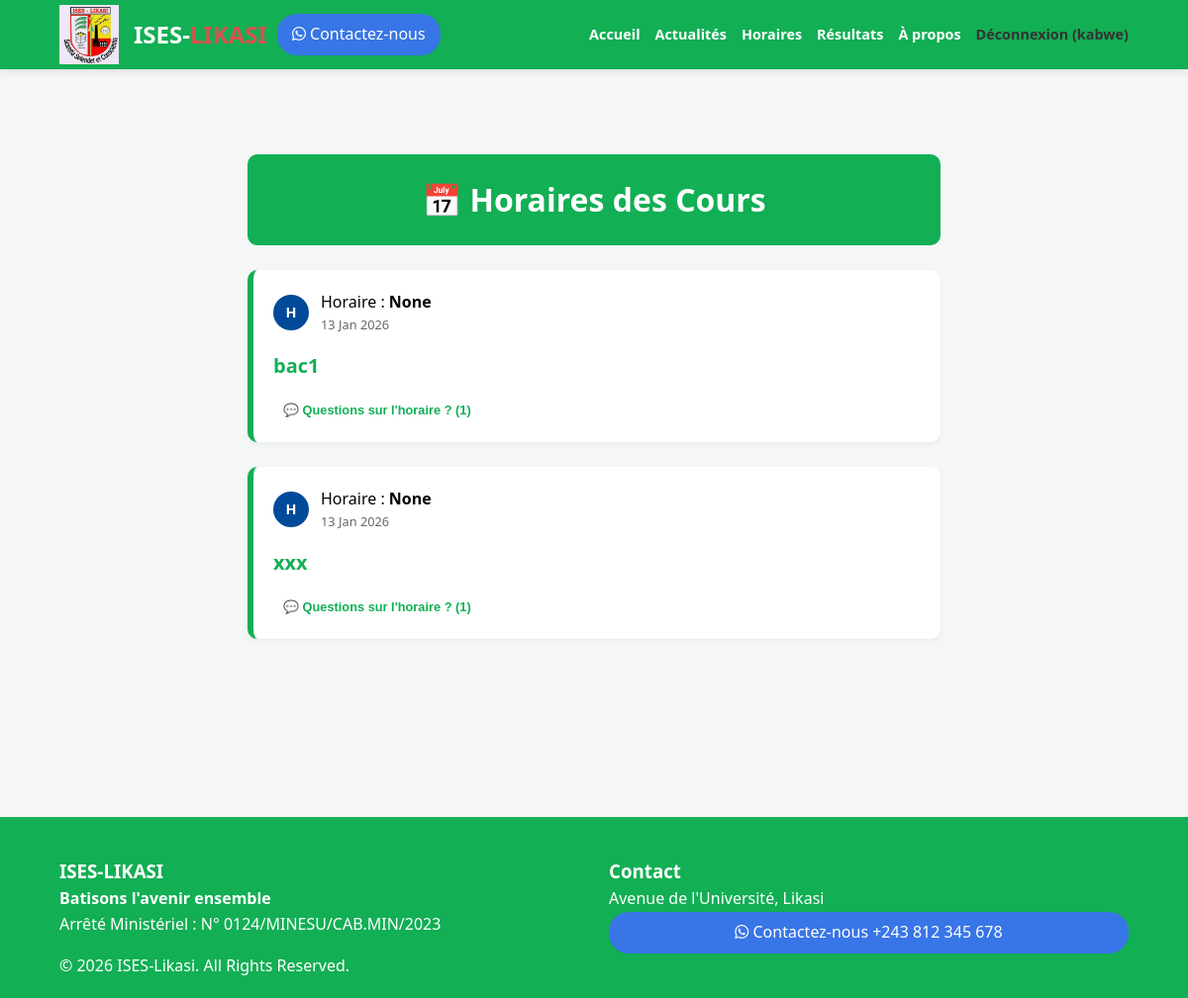
The page /schedules/ (signed in) on the database its author committed.
### portal/models.py (models this page shows)
class Post(models.Model):
    POST_TYPES = (
        ('GENERAL', 'Publication Générale'),
        ('NEWS', 'Communiqué Officiel'),
        ('SCHEDULE', 'Horaire de Cours'),
    )
    author = models.ForeignKey(User, on_delete=models.CASCADE)
    post_type = models.CharField(max_length=10, choices=POST_TYPES, default='GENERAL')
    title = models.CharField(max_length=200)
    content = models.TextField()
    promotion = models.ForeignKey(Promotion, on_delete=models.CASCADE, blank=True, null=True)
    image = models.ImageField(upload_to='posts/', blank=True, null=True)
    video = models.FileField(upload_to='videos/', blank=True, null=True)
    document_pdf = models.FileField(upload_to='documents/', blank=True, null=True)
    created_at = models.DateTimeField(auto_now_add=True)
    likes = models.ManyToManyField(User, related_name='post_likes', blank=True)

### portal/views.py (the view)
# urls.py: path('schedules/', views.schedules_view, name='schedules'),
def schedules_view(request):
    posts = Post.objects.filter(post_type='SCHEDULE').order_by('-created_at')
    return render(request, 'portal/schedules.html', {'posts': posts})

### portal/templates/portal/schedules.html (shortened to what this page needs)
{% extends 'portal/base.html' %}
{% block content %}
<div class="feed-container">
    <div class="page-header-box" style="background: var(--blue); color: white; padding: 20px; border-radius: 10px; margin-bottom: 25px; text-align: center;">
        <h1>📅 Horaires des Cours</h1>
    </div>
    {% for post in posts %}
    <div class="post-card" style="border-left: 6px solid var(--blue);">
        <div class="post-header-meta">
            <div class="fb-avatar">H</div>
            <div class="post-info">
                <span class="post-author-name">Horaire : <strong>{{ post.promotion }}</strong></span>
                <span class="post-date">{{ post.created_at|date:"d M Y" }}</span>
            </div>
        </div>
        <div class="post-content">
            <h2 class="post-title">{{ post.title }}</h2>
        </div>
        <div class="fb-comments-wrapper" style="margin-top: 15px;">
            <button type="button" class="interaction-btn" onclick="toggleComments('{{ post.id }}')" style="font-size: 0.8rem; color: var(--blue);">
                💬 Questions sur l'horaire ? ({{ post.comments.count }})
            </button>
        </div>
    </div>
    {% endfor %}
</div>
{% endblock %}

### portal/templates/portal/base.html (shortened to what this page needs)
{% load static %}
<!DOCTYPE html>
<html lang="fr">
<head>
    <link rel="stylesheet" href="{% static 'portal/css/style.css' %}">
    <link rel="stylesheet" href="https://cdnjs.cloudflare.com/ajax/libs/font-awesome/6.5.2/css/all.min.css">
</head>
<body>
    <div class="top-bar">
        <span>📧 infos@ises-likasi.ac.cd</span>
        <span>📍 Likasi, Haut-Katanga, RDC</span>
    </div>
    <nav class="navbar">
        <div class="nav-container">
            <div class="logo-container">
                <img src="{% static 'portal/images/logo.jpg' %}" alt="Ises logo" class="logo-image">
                <h1 class="logo">ISES-<span>LIKASI</span></h1>
                <div class="whatsApp-btn whatsApp-btn-header">
                    <a href="https://wa.me/243990862014" target="_blank" class="btn-contact">
                        <i class="fab fa-whatsapp"></i> Contactez-nous
                    </a>
                </div>
            </div>
            <ul class="nav-links">
                <li><a href="{% url 'home' %}">Accueil</a></li>
                <li><a href="{% url 'announcements' %}">Actualités</a></li>
                <li><a href="{% url 'schedules' %}">Horaires</a></li>
                <li><a href="{% url 'results' %}">Résultats</a></li>
                <li><a href="{% url 'about' %}">À propos</a></li>
            {% if user.is_authenticated %}
                <li>
                    <form action="{% url 'logout' %}" method="post" style="display: inline;">
                        <button type="submit" class="logout-button">Déconnexion ({{ user.username }})</button>
                    </form>
                </li>
            {% else %}
                <li><a href="{% url 'login' %}">Connexion</a></li>
                <li><a href="{% url 'register' %}" style="color: var(--blue);">S'inscrire</a></li>
            {% endif %}
            </ul>
        </div>
    </nav>
    <main class="content-wrapper">
        {% block content %}{% endblock %}
    </main>
    <footer class="footer">
        <div class="footer-grid">
            <div>
                <h3>ISES-LIKASI</h3>
                <h4>Batisons l'avenir ensemble</h4>
                <p>Arrêté Ministériel : N° 0124/MINESU/CAB.MIN/2023</p>
            </div>
            <div>
                <h3>Contact</h3>
                <p>Avenue de l'Université, Likasi</p>
                <div class="whatsApp-btn whatsApp-btn-footer">
                    <a href="https://wa.me/243990862014" target="_blank" class="btn-contact">
                    <i class="fab fa-whatsapp"></i> Contactez-nous  +243 812 345 678
                </a>
                </div>
            </div>
        </div>
        <div class="footer-bottom">© 2026 ISES-Likasi. All Rights Reserved.</div>
    </footer>
</body>
</html>

### portal/static/portal/css/style.css (style rules this page uses)
:root { --blue: rgb(18, 175, 84); --red: #d9534f; --light: #f4f7f6; --white: #ffffff; }
* { margin: 0; padding: 0; box-sizing: border-box; }
body { font-family: 'Segoe UI', sans-serif; background: var(--light); color: #333; line-height: 1.6; }
.top-bar { background: #003366; color: white; padding: 8px 5%; font-size: 0.8rem; display: flex; justify-content: space-between; }
.navbar { position: fixed; top: 0; width: 100%; height: 70px; background: rgb(18, 175, 84); z-index: 1000; box-shadow: 0 2px 10px rgba(0,0,0,0.1); display: flex; align-items: center; }
.nav-container { width: 90%; margin: auto; display: flex; justify-content: space-between; align-items: center; }
.logo { font-size: 1.5rem; color: var(--white); }
.logo span { color: var(--red); }
div.logo-container { display: flex; justify-content: space-between; align-items: center; }
.logo-image { width: 60px; margin-right: 15px; }
.nav-links { display: flex; gap: 15px; list-style: none; }
.nav-links a { text-decoration: none; color: white; font-weight: 600; font-size: 0.9rem; }
.content-wrapper { margin-top: 100px; padding: 20px 5%; min-height: 80vh; }
.feed-container { max-width: 700px; margin: auto; }
.post-card { background: white; border-radius: 10px; padding: 20px; margin-bottom: 25px; box-shadow: 0 2px 5px rgba(0,0,0,0.05); }
.footer { background: rgb(18, 175, 84); color: white; padding: 40px 5% 20px; margin-top: 50px; }
.footer-grid { display: grid; grid-template-columns: repeat(auto-fit, minmax(200px, 1fr)); gap: 30px; }
.post-header-meta { display: flex; gap: 12px; align-items: center; margin-bottom: 15px; }
.post-info { display: flex; flex-direction: column; }
.post-author-name { font-size: 1rem; color: #050505; }
.post-date { font-size: 0.8rem; color: #65676b; }
.post-title { font-size: 1.25rem; margin-bottom: 10px; color: var(--blue); }
.interaction-btn { background: none; border: none; color: #65676b; font-weight: 600; cursor: pointer; padding: 5px 10px; border-radius: 5px; }
.fb-avatar { width: 36px; height: 36px; background: #004a99; color: white; border-radius: 50%; display: flex; align-items: center; justify-content: center; font-weight: bold; font-size: 0.9rem; flex-shrink: 0; }
.logout-button { background: none; border: none; color: #333; font-weight: 600; font-size: 0.9rem; font-family: 'Segoe UI', sans-serif; cursor: pointer; padding: 0; margin: 0; }
.whatsApp-btn { background-color: rgb(56, 117, 230); padding: 8px 15px; border-radius: 20px; text-align: center; font-weight: 500; transition: background-color 0.3s ease; }
.whatsApp-btn-header { margin-left: 10px; }
.whatsApp-btn a { text-decoration: none; color: white; }

### rows shown on the page
Post: promotion "None", created_at "13 Jan 2026", title "bac1", comments.count "1"
Post: promotion "None", created_at "13 Jan 2026", title "xxx", comments.count "1"

### other values the page prints
{{ user.username }} "kabwe"
